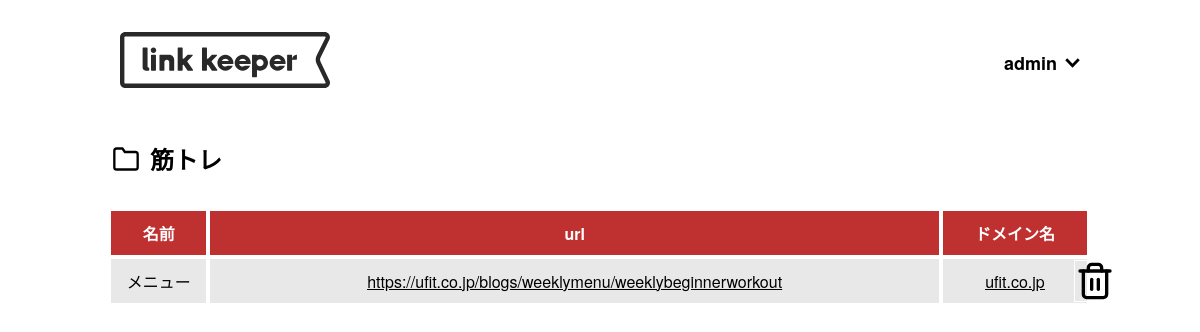
The page /userpage/4/筋トレ (signed in) on the database its author committed.
### models.py (models this page shows, shortened)
class User(db.Model, UserMixin):
    __tablename__ = 'user'
    user_id = db.Column(db.Integer, primary_key=True, autoincrement=True)
    username = db.Column(db.String(255), nullable=False)
    email = db.Column(db.String(255), nullable=False, unique=True)
    password = db.Column(db.String(255), nullable=False)

class Folder(db.Model):
    __tablename__ = 'folder'
    folder_id = db.Column(db.Integer, primary_key=True, autoincrement=True)
    user_id = db.Column(db.Integer, db.ForeignKey('user.user_id'), nullable=False)
    folder_name = db.Column(db.String(255), nullable=False)
    folder_color_id = db.Column(db.Integer, db.ForeignKey('folder_color.folder_color_id'), nullable=False)
    folder_color = db.relationship('FolderColor', backref='folders')
    urls = db.relationship('Url', backref='folder', cascade="all, delete-orphan", lazy='dynamic')
    __table_args__ = (db.UniqueConstraint('user_id', 'folder_name', name='unique_folder_name_per_user'),)

class Url(db.Model):
    __tablename__ = 'url'
    user_id = db.Column(db.Integer, db.ForeignKey('user.user_id'), nullable=False)
    url_id = db.Column(db.Integer, primary_key=True, autoincrement=True)
    url = db.Column(db.String(2550), nullable=False)
    url_name = db.Column(db.String(255), nullable=False)
    domain = db.Column(db.String(255), nullable=False)
    folder_id = db.Column(db.Integer, db.ForeignKey('folder.folder_id', ondelete='CASCADE'), nullable=False)
    def __repr__(self):
        return f"{self.url}"

### routes.py (the view, shortened to what this page needs)
@app.route('/userpage/<int:folder_id>/<folder_name>', endpoint='folder', methods=['GET', 'POST'])
def folder(folder_id, folder_name):
    if request.method == 'GET':
        from models import Folder, Url
        folder_name = folder_name.replace('<br>', ' ')
        folder = Folder.query.filter_by(folder_id=folder_id).first()
        if folder:
            urls = folder.urls.all()
            color = folder.folder_color.color
            return render_template('views_folder.html', folder=folder, urls=urls, color=color, folder_id=folder_id, folder_name=folder_name)
        else:
            return "Folder not found", 404

### routes.py (called while the page is built)
@login_manager.user_loader
def load_user(user_id):
    from models import User
    return User.query.get(int(user_id))

### templates/views_folder.html (shortened to what this page needs)
{% extends "header.html" %}
{% block content %}
    <main>
        <div class="folder_urls">
            <div class="folder_title">
                <div class="before"></div>
                <h1>{{ folder_name }}</h1>
            </div>
            <table>
                <tr>
                    <th class="{{ color }}">名前</th>
                    <th class="{{ color }} url">url</th>
                    <th class="{{ color }}">ドメイン名</th>
                </tr>
                {% for url in urls %}
                <tr class="urls_tr">
                    <td>{{ url.url_name }}</td>
                    <td class="url"><div class="url-content"><a href="{{ url }}" target="_blank" rel="noopener noreferrer">{{ url }}</a></div></td>
                    <td class="domain"><div class="url-content"><a href="http://{{ url.domain }}" target="_blank" rel="noopener noreferrer">{{ url.domain }}</a></div></td>
                    <td class="after" data-url-id="{{ url.url_id }}"></td>
                </tr>
                {% endfor %}
            </table>
        </div>
    </main>
{% endblock %}

### templates/header.html (shortened to what this page needs)
<!DOCTYPE html>
<html lang="ja">
<head>
    <link rel="stylesheet" href="https://cdn.jsdelivr.net/npm/destyle.css@3.0.2/destyle.css">
    <link href="{{ url_for('static', filename='css/style.css') }}" rel="stylesheet" />
</head>
</html>
<body>
    <header class="header wrapper">
        <a class="logo" href="{{ url_for('index') }}">
            <img  src="{{ url_for('static', filename='img/Link-keeper.svg') }}">
        </a>
        <a class="user">
            {% if current_user.is_authenticated %}
                <h2>{{ current_user.username }}</h2>
            {% else %}
                <h2>Guest</h2>
            {% endif %}
        <img src="{{ url_for('static', filename='img/arrow.svg') }}">
        </a>
    </header>
    {% block content %}
    {% endblock %}
</body>
</html>

### static/css/style.css (style rules this page uses)
:root { --red: #BF3131; --yellow: #F6AE2D; --blue: #21BBEC; --green: #60D286; --gray: #7E8083; }
.backgroundcolor-red { background: var(--red); }
body { margin: 0px; padding: 0px; }
h1, h2 { font-weight: bold; }
.wrapper { margin: 32px 120px; }
input, ul, li, h2 { margin: 0; padding: 0; background: none; border: none; border-radius: 0; outline: none; -webkit-appearance: none; -moz-appearance: none; appearance: none; list-style: none; }
.logo img { height: 56px; width: auto; }
.user img { height: 10px; width: auto; margin-left: 8px; }
.user h2 { font-size: 18px; }
.user { align-items: center; display: flex; position: absolute; right: 0; text-decoration: none; color: black; transition: 0.4s; justify-content: center; align-items: center; }
.header { display: flex; align-items: center; position:relative; z-index: 10; }
.folder_urls { margin: 100px auto; width: auto; }
.folder_urls h1 { display: inline-block; font-size: 24px; width: auto; }
.folder_urls .before { width: 28px; height: 28px; background-image: url("../img/folder.svg"); background-size: contain; vertical-align: middle; margin-right: 10px; }
.folder_title { display: flex; align-items: center; margin: 8px 10px 16px 4px; }
.folder_urls { width: 82%; margin: 0 auto; }
.folder_urls table { text-align: center; border-collapse: separate; width: 100%; }
.folder_urls table th { padding: 10px; border: solid 1px #ffffff; color: #ffffff; }
.folder_urls table td { padding: 10px; border: solid 1px #ffffff; white-space: nowrap; overflow: hidden; }
.folder_urls table td:not(.after) { background: #e8e8e8; }
.url { width: 75%; max-width: 0.1em; overflow: hidden; }
.domain { width: 15%; max-width: 0.1em; overflow: hidden; }
.url-content { text-decoration: underline; }
.url-content { display: block; overflow-x: auto; white-space: nowrap; -ms-overflow-style: none; scrollbar-width: none; }
.folder_urls a { color: #000; font-weight: 300; }
.urls_tr { position: relative; }
.after { width: 20px; height: 20px; background-image: url("../img/trash.svg"); background-size: contain; vertical-align: middle; position: absolute; right: -26px; top: 50%; transform: translateY(-50%); cursor: pointer; }

### rows shown on the page
User: username "admin"
Folder: folder_name "筋トレ"
Url: url_name "メニュー", url "https://ufit.co.jp/blogs/weeklymenu/weeklybeginnerworkout", domain "ufit.co.jp"
